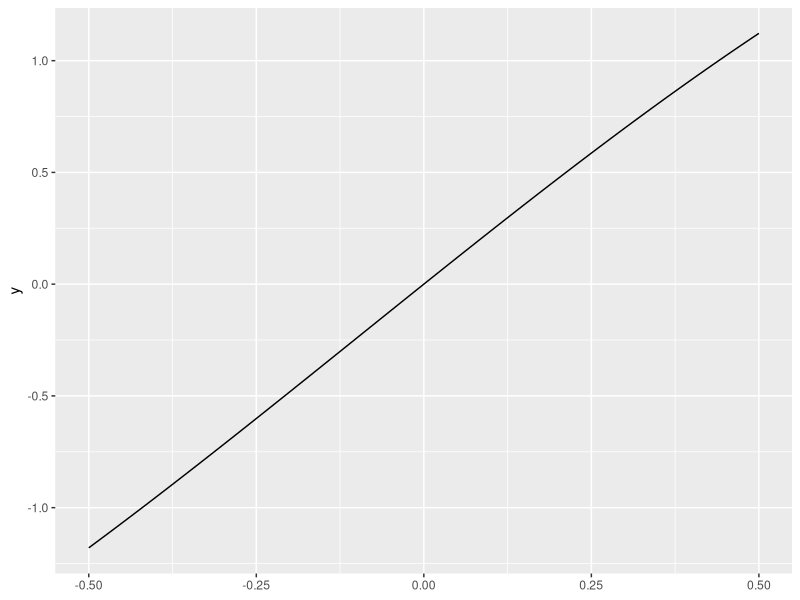
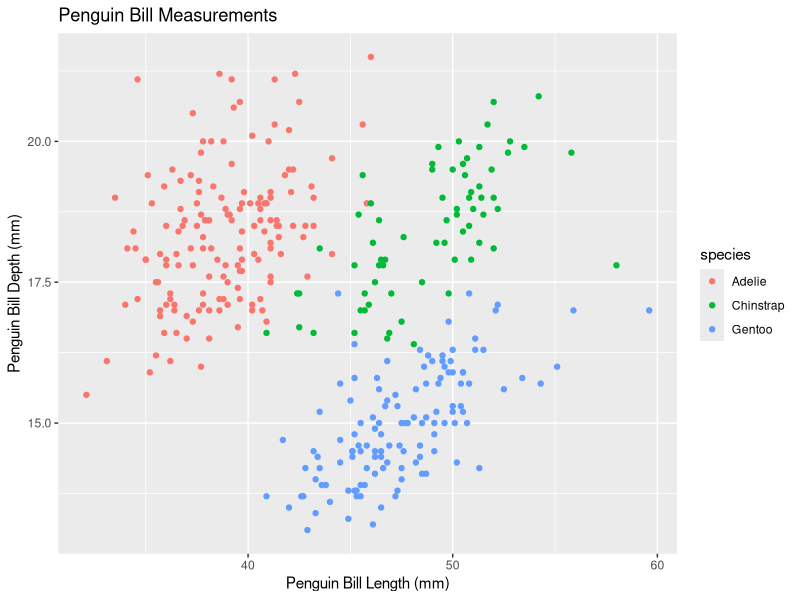
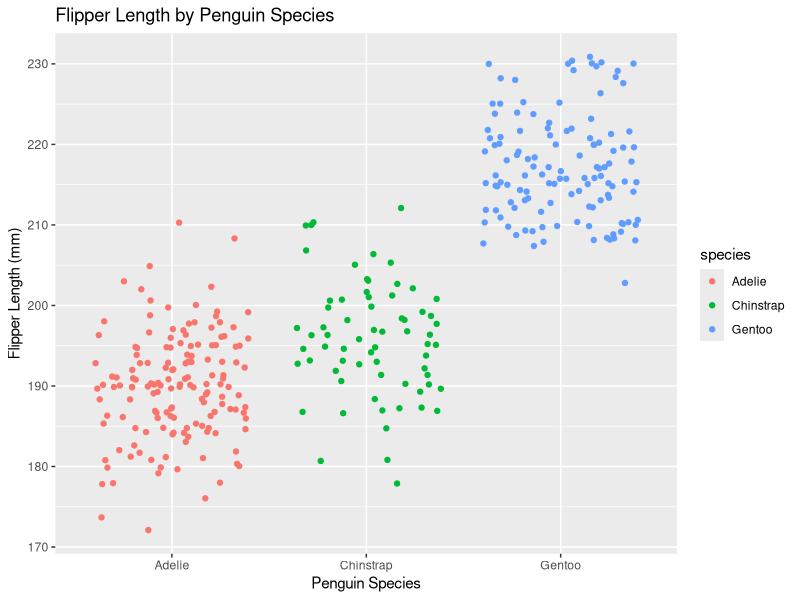

Here is the R script that generated these plots, in order:
## ---- chunk 1
knitr::opts_chunk$set(echo = TRUE)

library("tidyverse")
library("palmerpenguins")

## ---- chunk 2
fx <- expression(x^2)

x <- 3

df_dx <- D(expr = fx, name = 'x')

eval(expr = df_dx)
## ---- chunk 3
pa <- expression(2*(3*a + 2)^4 - 5)

a <- 1.2

dp_da <- D(expr = pa, name = 'a')

eval(expr = dp_da)
## ---- chunk 4
gt <- expression((-4*t)/((t^2) + 1)^3)

t <- 0

dg_dt <- D(expr = gt, name = 't')

eval(expr = dg_dt)
## ---- chunk 5
gz <- expression(4.6 - (1.9*z^3))

dg_dz <- D(expr = gz, name = 'z')

#eval(dg_dz, 'z') gives error because R is looking for something to plug in, but we did not define z. Just call the dg_dz because it takes the derivative without needing a value to plug in.
dg_dz

d2g_dz2 <- D(expr = dg_dz, name = 'z')

d2g_dz2

#eval(d2g_dz2, 'z')
## ---- chunk 6
fxyz <- expression(2*x^2*y - 3*x + 1 +4*z^4*x)

Df_Dx <- D(expr = fxyz, 'x')
Df_Dx

Df_Dy <- D(expr = fxyz, 'y')
Df_Dy

Df_Dz <- D(expr = fxyz, 'z')
Df_Dz
## ---- chunk 7
Fb <- function(b){
  (2.4*exp((-0.05)*b)*sin(b))
}

ggplot(data = NULL) +
  stat_function(fun = Fb) +
  xlim(min= -0.5, max = 0.5)

#b <- seq(from = -0.5, to = 0.5)
## ---- chunk 8
ggplot(data = penguins, aes(x = bill_length_mm, y = bill_depth_mm)) +
       geom_point(aes(color = species)) +
         labs(x = "Penguin Bill Length (mm)",
              y = "Penguin Bill Depth (mm)",
              title = "Penguin Bill Measurements")
## ---- chunk 9
ggplot(data = penguins, aes(y = flipper_length_mm, x = species)) +
  geom_jitter(aes(color = species)) +
  labs(x = "Penguin Species",
       y = "Flipper Length (mm)",
       title = "Flipper Length by Penguin Species")

